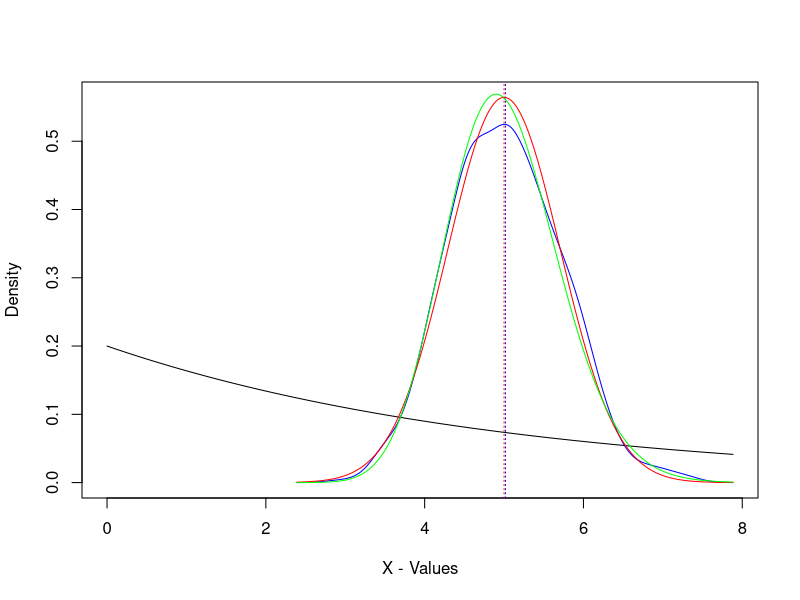
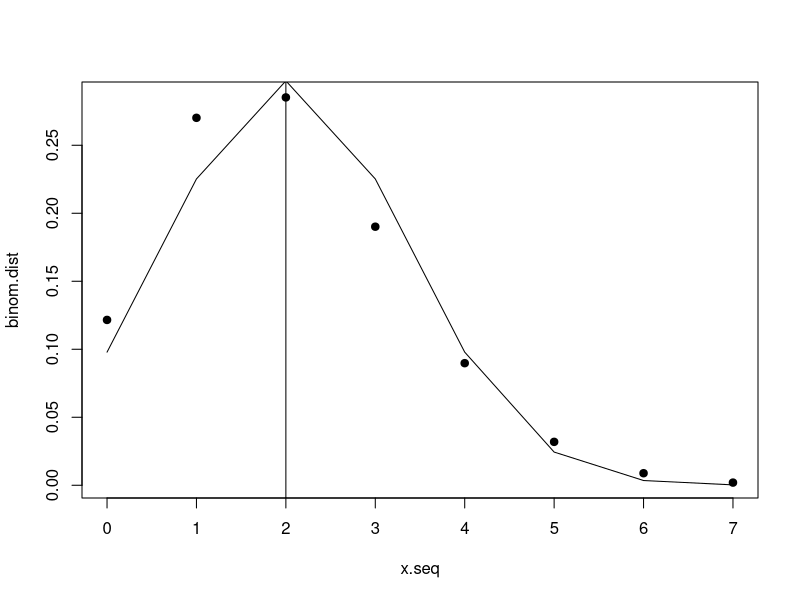

Here is the R script that generated these plots, in order:
#-------------------------------------------------------------------------------
#
## Central Limit Theorem Example
### Brian Vegetabile - 2016 UCI Statsboot Camp
#
#-------------------------------------------------------------------------------

# Central Limit Theorem For Exponential Random Variables


# sample.sizes <- c(20, 50, 100, 1000)
n.sims <- 1000
ss <- 50
lamb <- 0.2
draws <- matrix(NA, ncol=ss, nrow=n.sims)
for(i in 1:n.sims){
  draws[i, ] <- rexp(ss, rate=lamb)
  sample.means <- rowMeans(draws)
}
sample.density <- density(sample.means)
x.min <- min(sample.density$x)
x.max <- max(sample.density$x)
x.seq <- seq(x.min, x.max, 0.001)
approx.norm <- dnorm(x.seq, mean=(1/lamb), sd=sqrt(1/(ss*lamb^2)))

x2.seq <- seq(0, x.max, 0.001)
underlying.dist <- dexp(x2.seq, rate=lamb)

true.dist <- dgamma(x.seq, shape = ss, rate = ss*lamb)

y.limits <- c(0,max(max(sample.density$y), max(approx.norm), max(underlying.dist)))

plot(x2.seq, underlying.dist, ylim=y.limits, type='l',
     xlab='X - Values',
     ylab='Density')
lines(sample.density, col='blue')
abline(v=mean(sample.means), col='blue', lty=3)
lines(x.seq, approx.norm, col='red')
lines(x.seq, true.dist, col='green')
abline(v=(1/lamb), col='red', lty=3)


#-------------------------------------------------------------------------------
#
# Normal Approximation to the Binomial

n <- 20
p <- 0.1

true.mean <- n*p
true.var <- n*p*(1-p)
x.upper <- true.mean + 3*true.var
x.seq <- 0:x.upper
binom.dist <- dbinom(x.seq, size = n, prob = p)
approx.norm <- dnorm(x.seq, mean=true.mean, sd=sqrt(true.var))

plot(x.seq, binom.dist, pch=19)
abline(v=floor((n+1)*p))
lines(x.seq, approx.norm)
